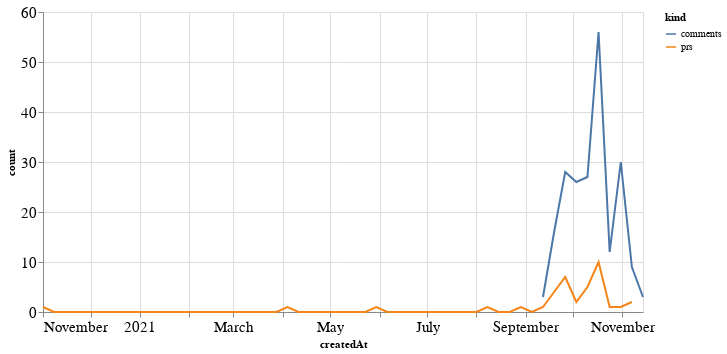

Here is the notebook cell this chart was saved with:
### Code cell
alt.Chart(total_time, width=600).mark_line().encode(
    x='createdAt',
    y='count',
    color='kind'
)

### Figure 1 — Vega-Lite specification as saved in the notebook (floating-point values rounded to 4 significant figures)
{"config": {"axisLeft": {"labelFontSize": 15}, "axisBottom": {"labelFontSize": 15}}, "data": {"name": "data-77f79b8d57e136ffdc4478936d7c8a19"}, "mark": "line", "encoding": {"color": {"type": "nominal", "field": "kind"}, "x": {"type": "temporal", "field": "createdAt"}, "y": {"type": "quantitative", "field": "count"}}, "width": 600, "$schema": "https://vega.github.io/schema/vega-lite/v4.8.1.json", "datasets": {"data-77f79b8d57e136ffdc4478936d7c8a19": [{"createdAt": "2020-11-01T00:00:00", "kind": "prs", "count": 1.0}, {"createdAt": "2020-11-08T00:00:00", "kind": "prs", "count": 0.0}, {"createdAt": "2020-11-15T00:00:00", "kind": "prs", "count": 0.0}, {"createdAt": "2020-11-22T00:00:00", "kind": "prs", "count": 0.0}, {"createdAt": "2020-11-29T00:00:00", "kind": "prs", "count": 0.0}, {"createdAt": "2020-12-06T00:00:00", "kind": "prs", "count": 0.0}, {"createdAt": "2020-12-13T00:00:00", "kind": "prs", "count": 0.0}, {"createdAt": "2020-12-20T00:00:00", "kind": "prs", "count": 0.0}, {"createdAt": "2020-12-27T00:00:00", "kind": "prs", "count": 0.0}, {"createdAt": "2021-01-03T00:00:00", "kind": "prs", "count": 0.0}, {"createdAt": "2021-01-10T00:00:00", "kind": "prs", "count": 0.0}, {"createdAt": "2021-01-17T00:00:00", "kind": "prs", "count": 0.0}, {"createdAt": "2021-01-24T00:00:00", "kind": "prs", "count": 0.0}, {"createdAt": "2021-01-31T00:00:00", "kind": "prs", "count": 0.0}, {"createdAt": "2021-02-07T00:00:00", "kind": "prs", "count": 0.0}, {"createdAt": "2021-02-14T00:00:00", "kind": "prs", "count": 0.0}, {"createdAt": "2021-02-21T00:00:00", "kind": "prs", "count": 0.0}, {"createdAt": "2021-02-28T00:00:00", "kind": "prs", "count": 0.0}, {"createdAt": "2021-03-07T00:00:00", "kind": "prs", "count": 0.0}, {"createdAt": "2021-03-14T00:00:00", "kind": "prs", "count": 0.0}, {"createdAt": "2021-03-21T00:00:00", "kind": "prs", "count": 0.0}, {"createdAt": "2021-03-28T00:00:00", "kind": "prs", "count": 0.0}, {"createdAt": "2021-04-04T00:00:00", "kind": "prs", "count": 1.0}, {"createdAt": "2021-04-11T00:00:00", "kind": "prs", "count": 0.0}, {"createdAt": "2021-04-18T00:00:00", "kind": "prs", "count": 0.0}, {"createdAt": "2021-04-25T00:00:00", "kind": "prs", "count": 0.0}, {"createdAt": "2021-05-02T00:00:00", "kind": "prs", "count": 0.0}, {"createdAt": "2021-05-09T00:00:00", "kind": "prs", "count": 0.0}, {"createdAt": "2021-05-16T00:00:00", "kind": "prs", "count": 0.0}, {"createdAt": "2021-05-23T00:00:00", "kind": "prs", "count": 0.0}, {"createdAt": "2021-05-30T00:00:00", "kind": "prs", "count": 1.0}, {"createdAt": "2021-06-06T00:00:00", "kind": "prs", "count": 0.0}, {"createdAt": "2021-06-13T00:00:00", "kind": "prs", "count": 0.0}, {"createdAt": "2021-06-20T00:00:00", "kind": "prs", "count": 0.0}, {"createdAt": "2021-06-27T00:00:00", "kind": "prs", "count": 0.0}, {"createdAt": "2021-07-04T00:00:00", "kind": "prs", "count": 0.0}, {"createdAt": "2021-07-11T00:00:00", "kind": "prs", "count": 0.0}, {"createdAt": "2021-07-18T00:00:00", "kind": "prs", "count": 0.0}, {"createdAt": "2021-07-25T00:00:00", "kind": "prs", "count": 0.0}, {"createdAt": "2021-08-01T00:00:00", "kind": "prs", "count": 0.0}, {"createdAt": "2021-08-08T00:00:00", "kind": "prs", "count": 1.0}, {"createdAt": "2021-08-15T00:00:00", "kind": "prs", "count": 0.0}, {"createdAt": "2021-08-22T00:00:00", "kind": "prs", "count": 0.0}, {"createdAt": "2021-08-29T00:00:00", "kind": "prs", "count": 1.0}, {"createdAt": "2021-09-05T00:00:00", "kind": "prs", "count": 0.0}, {"createdAt": "2021-09-12T00:00:00", "kind": "prs", "count": 1.0}, {"createdAt": "2021-09-19T00:00:00", "kind": "prs", "count": 4.0}, {"createdAt": "2021-09-26T00:00:00", "kind": "prs", "count": 7.0}, {"createdAt": "2021-10-03T00:00:00", "kind": "prs", "count": 2.0}, {"createdAt": "2021-10-10T00:00:00", "kind": "prs", "count": 5.0}, {"createdAt": "2021-10-17T00:00:00", "kind": "prs", "count": 10.0}, {"createdAt": "2021-10-24T00:00:00", "kind": "prs", "count": 1.0}, {"createdAt": "2021-10-31T00:00:00", "kind": "prs", "count": 1.0}, {"createdAt": "2021-11-07T00:00:00", "kind": "prs", "count": 2.0}, {"createdAt": "2021-11-14T00:00:00", "kind": "prs", "count": null}, {"createdAt": "2020-11-01T00:00:00", "kind": "comments", "count": null}, {"createdAt": "2020-11-08T00:00:00", "kind": "comments", "count": null}, {"createdAt": "2020-11-15T00:00:00", "kind": "comments", "count": null}, {"createdAt": "2020-11-22T00:00:00", "kind": "comments", "count": null}, {"createdAt": "2020-11-29T00:00:00", "kind": "comments", "count": null}, {"createdAt": "2020-12-06T00:00:00", "kind": "comments", "count": null}, {"createdAt": "2020-12-13T00:00:00", "kind": "comments", "count": null}, {"createdAt": "2020-12-20T00:00:00", "kind": "comments", "count": null}, {"createdAt": "2020-12-27T00:00:00", "kind": "comments", "count": null}, {"createdAt": "2021-01-03T00:00:00", "kind": "comments", "count": null}, {"createdAt": "2021-01-10T00:00:00", "kind": "comments", "count": null}, {"createdAt": "2021-01-17T00:00:00", "kind": "comments", "count": null}, {"createdAt": "2021-01-24T00:00:00", "kind": "comments", "count": null}, {"createdAt": "2021-01-31T00:00:00", "kind": "comments", "count": null}, {"createdAt": "2021-02-07T00:00:00", "kind": "comments", "count": null}, {"createdAt": "2021-02-14T00:00:00", "kind": "comments", "count": null}, {"createdAt": "2021-02-21T00:00:00", "kind": "comments", "count": null}, {"createdAt": "2021-02-28T00:00:00", "kind": "comments", "count": null}, {"createdAt": "2021-03-07T00:00:00", "kind": "comments", "count": null}, {"createdAt": "2021-03-14T00:00:00", "kind": "comments", "count": null}, {"createdAt": "2021-03-21T00:00:00", "kind": "comments", "count": null}, {"createdAt": "2021-03-28T00:00:00", "kind": "comments", "count": null}, {"createdAt": "2021-04-04T00:00:00", "kind": "comments", "count": null}, {"createdAt": "2021-04-11T00:00:00", "kind": "comments", "count": null}, {"createdAt": "2021-04-18T00:00:00", "kind": "comments", "count": null}, {"createdAt": "2021-04-25T00:00:00", "kind": "comments", "count": null}, {"createdAt": "2021-05-02T00:00:00", "kind": "comments", "count": null}, {"createdAt": "2021-05-09T00:00:00", "kind": "comments", "count": null}, {"createdAt": "2021-05-16T00:00:00", "kind": "comments", "count": null}, {"createdAt": "2021-05-23T00:00:00", "kind": "comments", "count": null}, {"createdAt": "2021-05-30T00:00:00", "kind": "comments", "count": null}, {"createdAt": "2021-06-06T00:00:00", "kind": "comments", "count": null}, {"createdAt": "2021-06-13T00:00:00", "kind": "comments", "count": null}, {"createdAt": "2021-06-20T00:00:00", "kind": "comments", "count": null}, {"createdAt": "2021-06-27T00:00:00", "kind": "comments", "count": null}, {"createdAt": "2021-07-04T00:00:00", "kind": "comments", "count": null}, {"createdAt": "2021-07-11T00:00:00", "kind": "comments", "count": null}, {"createdAt": "2021-07-18T00:00:00", "kind": "comments", "count": null}, {"createdAt": "2021-07-25T00:00:00", "kind": "comments", "count": null}, {"createdAt": "2021-08-01T00:00:00", "kind": "comments", "count": null}, {"createdAt": "2021-08-08T00:00:00", "kind": "comments", "count": null}, {"createdAt": "2021-08-15T00:00:00", "kind": "comments", "count": null}, {"createdAt": "2021-08-22T00:00:00", "kind": "comments", "count": null}, {"createdAt": "2021-08-29T00:00:00", "kind": "comments", "count": null}, {"createdAt": "2021-09-05T00:00:00", "kind": "comments", "count": null}, {"createdAt": "2021-09-12T00:00:00", "kind": "comments", "count": 3.0}, {"createdAt": "2021-09-19T00:00:00", "kind": "comments", "count": 16.0}, {"createdAt": "2021-09-26T00:00:00", "kind": "comments", "count": 28.0}, {"createdAt": "2021-10-03T00:00:00", "kind": "comments", "count": 26.0}, {"createdAt": "2021-10-10T00:00:00", "kind": "comments", "count": 27.0}, {"createdAt": "2021-10-17T00:00:00", "kind": "comments", "count": 56.0}, {"createdAt": "2021-10-24T00:00:00", "kind": "comments", "count": 12.0}, {"createdAt": "2021-10-31T00:00:00", "kind": "comments", "count": 30.0}, {"createdAt": "2021-11-07T00:00:00", "kind": "comments", "count": 9.0}, {"createdAt": "2021-11-14T00:00:00", "kind": "comments", "count": 3.0}]}}
